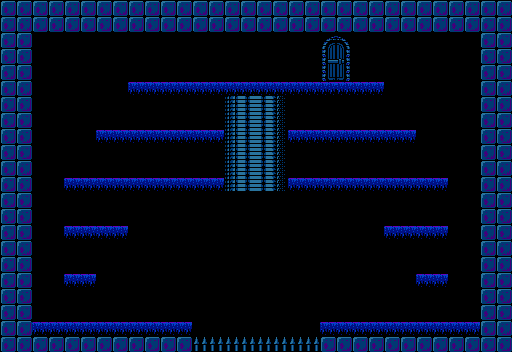

The image is a tile-based game level rendered from a .tmx file. Its description and complete source (layers, tilesets, objects, tile grids) follow:
An orthogonal 32x22 tile map with 16x16 px tiles, 1 tile layer (Capa de Patrones 1).

<map version="1.2" tiledversion="1.2.1" orientation="orthogonal" renderorder="right-down" width="32" height="22" tilewidth="16" tileheight="16" infinite="0" nextlayerid="2" nextobjectid="1">
 <tileset firstgid="1" source="blue-tileset16.tsx" />
 <layer id="1" name="Capa de Patrones 1" width="32" height="22">
  <data encoding="csv">
2,2,2,2,2,2,2,2,2,2,2,2,2,2,2,2,2,2,2,2,2,2,2,2,2,2,2,2,2,2,2,2,
2,2,2,2,2,2,2,2,2,2,2,2,2,2,2,2,2,2,2,2,2,2,2,2,2,2,2,2,2,2,2,2,
2,2,1,1,1,1,1,1,1,1,1,1,1,1,1,1,1,1,1,1,7,8,1,1,1,1,1,1,1,1,2,2,
2,2,1,1,1,1,1,1,1,1,1,1,1,1,1,1,1,1,1,1,15,16,1,1,1,1,1,1,1,1,2,2,
2,2,1,1,1,1,1,1,1,1,1,1,1,1,1,1,1,1,1,1,23,24,1,1,1,1,1,1,1,1,2,2,
2,2,1,1,1,1,1,1,3,3,3,3,3,3,3,3,3,3,3,3,31,32,3,3,1,1,1,1,1,1,2,2,
2,2,1,1,1,1,1,1,1,1,1,1,1,1,28,29,29,30,1,1,1,1,1,1,1,1,1,1,1,1,2,2,
2,2,1,1,1,1,1,1,1,1,1,1,1,1,28,29,29,30,1,1,1,1,1,1,1,1,1,1,1,1,2,2,
2,2,1,1,1,1,3,3,3,3,3,3,3,3,28,29,29,30,3,3,3,3,3,3,3,3,1,1,1,1,2,2,
2,2,1,1,1,1,1,1,1,1,1,1,1,1,28,29,29,30,1,1,1,1,1,1,1,1,1,1,1,1,2,2,
2,2,1,1,1,1,1,1,1,1,1,1,1,1,28,29,29,30,1,1,1,1,1,1,1,1,1,1,1,1,2,2,
2,2,1,1,3,3,3,3,3,3,3,3,3,3,28,29,29,30,3,3,3,3,3,3,3,3,3,3,1,1,2,2,
2,2,1,1,1,1,1,1,1,1,1,1,1,1,1,1,1,1,1,1,1,1,1,1,1,1,1,1,1,1,2,2,
2,2,1,1,1,1,1,1,1,1,1,1,1,1,1,1,1,1,1,1,1,1,1,1,1,1,1,1,1,1,2,2,
2,2,1,1,3,3,3,3,1,1,1,1,1,1,1,1,1,1,1,1,1,1,1,1,3,3,3,3,1,1,2,2,
2,2,1,1,1,1,1,1,1,1,1,1,1,1,1,1,1,1,1,1,1,1,1,1,1,1,1,1,1,1,2,2,
2,2,1,1,1,1,1,1,1,1,1,1,1,1,1,1,1,1,1,1,1,1,1,1,1,1,1,1,1,1,2,2,
2,2,1,1,3,3,1,1,1,1,1,1,1,1,1,1,1,1,1,1,1,1,1,1,1,1,3,3,1,1,2,2,
2,2,1,1,1,1,1,1,1,1,1,1,1,1,1,1,1,1,1,1,1,1,1,1,1,1,1,1,1,1,2,2,
2,2,1,1,1,1,1,1,1,1,1,1,1,1,1,1,1,1,1,1,1,1,1,1,1,1,1,1,1,1,2,2,
2,2,3,3,3,3,3,3,3,3,3,3,1,1,1,1,1,1,1,1,3,3,3,3,3,3,3,3,3,3,2,2,
2,2,2,2,2,2,2,2,2,2,2,2,19,19,19,19,19,19,19,19,2,2,2,2,2,2,2,2,2,2,2,2
</data>
 </layer>
</map>